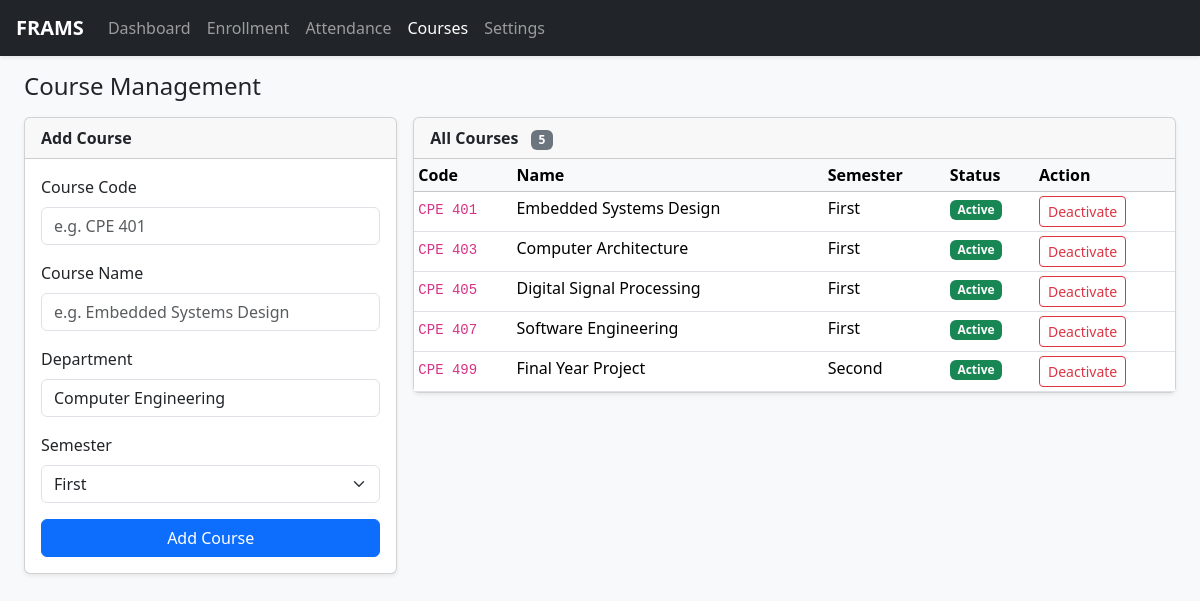
Page /courses/ on the committed database.
### tables this page shows
CREATE TABLE courses (
    id          INTEGER PRIMARY KEY AUTOINCREMENT,
    course_code TEXT    UNIQUE NOT NULL,   -- e.g. CPE 401
    course_name TEXT    NOT NULL,          -- e.g. Embedded Systems Design
    department  TEXT    NOT NULL DEFAULT 'Computer Engineering',
    semester    TEXT    NOT NULL DEFAULT 'First',  -- First | Second
    is_active   INTEGER NOT NULL DEFAULT 1
);

### web/routes/courses.py (the view)
@bp.route('/')
def index():
    db = DatabaseManager()
    return render_template('courses.html', courses=db.list_courses(active_only=False))

### database/db_manager.py (called while the page is built)
    def _connect(self) -> sqlite3.Connection:
        conn = sqlite3.connect(self._db_path, check_same_thread=False)
        conn.row_factory = sqlite3.Row          # rows behave like dicts
        conn.execute("PRAGMA foreign_keys = ON")
        conn.execute("PRAGMA journal_mode = WAL")   # safe concurrent reads
        return conn

    @contextmanager
    def _cursor(self):
        conn = self._connect()
        try:
            cur = conn.cursor()
            yield cur
            conn.commit()
        except Exception:
            conn.rollback()
            raise
        finally:
            conn.close()

    def list_courses(self, active_only: bool = True) -> List[sqlite3.Row]:
        with self._cursor() as cur:
            if active_only:
                cur.execute(
                    "SELECT * FROM courses WHERE is_active = 1 ORDER BY course_code"
                )
            else:
                cur.execute("SELECT * FROM courses ORDER BY course_code")
            return cur.fetchall()

### web/templates/courses.html (shortened to what this page needs)
{% extends "base.html" %}
{% block content %}
<h4 class="mb-3">Course Management</h4>
<div class="row g-3">
  <div class="col-lg-4">
    <div class="card shadow-sm">
      <div class="card-header fw-semibold">Add Course</div>
      <div class="card-body">
        <form method="POST" action="{{ url_for('courses.add') }}">
          <div class="mb-3">
            <label class="form-label">Course Code</label>
            <input type="text" class="form-control" name="course_code" required
                   placeholder="e.g. CPE 401">
          </div>
          <div class="mb-3">
            <label class="form-label">Course Name</label>
            <input type="text" class="form-control" name="course_name" required
                   placeholder="e.g. Embedded Systems Design">
          </div>
          <div class="mb-3">
            <label class="form-label">Department</label>
            <input type="text" class="form-control" name="department"
                   value="Computer Engineering">
          </div>
          <div class="mb-3">
            <label class="form-label">Semester</label>
            <select class="form-select" name="semester">
              <option value="First">First</option>
            </select>
          </div>
          <button type="submit" class="btn btn-primary w-100">Add Course</button>
        </form>
      </div>
    </div>
  </div>
  <div class="col-lg-8">
    <div class="card shadow-sm">
      <div class="card-header fw-semibold">
        All Courses
        <span class="badge bg-secondary ms-2">{{ courses|length }}</span>
      </div>
      <div class="card-body p-0">
        {% if courses %}
        <div class="table-responsive">
          <table class="table table-hover table-sm mb-0">
            <thead class="table-light">
              <tr>
                <th>Code</th>
                <th>Name</th>
                <th>Semester</th>
                <th>Status</th>
                <th>Action</th>
              </tr>
            </thead>
            <tbody>
              {% for c in courses %}
              <tr class="{{ 'text-muted' if not c['is_active'] }}">
                <td><code>{{ c['course_code'] }}</code></td>
                <td>{{ c['course_name'] }}</td>
                <td>{{ c['semester'] }}</td>
                <td>
                  <span class="badge bg-{{ 'success' if c['is_active'] else 'secondary' }}">
                    {{ 'Active' if c['is_active'] else 'Inactive' }}
                  </span>
                </td>
                <td>
                  {% if c['is_active'] %}
                  <form method="POST"
                        action="{{ url_for('courses.delete', course_id=c['id']) }}"
                        class="d-inline"
                        onsubmit="return confirm('Deactivate {{ c['course_code'] }}?')">
                    <button class="btn btn-sm btn-outline-danger">Deactivate</button>
                  </form>
                  {% else %}
                  <span class="text-muted small">—</span>
                  {% endif %}
                </td>
              </tr>
              {% endfor %}
            </tbody>
          </table>
        </div>
        {% else %}
        <div class="text-center text-muted py-4">No courses added yet.</div>
        {% endif %}
      </div>
    </div>
  </div>
</div>
{% endblock %}

### web/templates/base.html (shortened to what this page needs)
<!DOCTYPE html>
<html lang="en">
<head>
  <link rel="stylesheet"
        href="https://cdn.jsdelivr.net/npm/bootstrap@5.3.2/dist/css/bootstrap.min.css">
  <link rel="stylesheet"
        href="{{ url_for('static', filename='style.css') }}">
</head>
<body class="bg-light">
<nav class="navbar navbar-expand-lg navbar-dark bg-dark shadow-sm">
  <div class="container-fluid px-3">
    <a class="navbar-brand fw-bold" href="{{ url_for('dashboard.index') }}">
      FRAMS
    </a>
    <div class="collapse navbar-collapse" id="navMenu">
      <ul class="navbar-nav me-auto mb-2 mb-lg-0">
        <li class="nav-item">
          <a class="nav-link {% if request.endpoint and request.endpoint.startswith('dashboard') %}active{% endif %}"
             href="{{ url_for('dashboard.index') }}">Dashboard</a>
        </li>
        <li class="nav-item">
          <a class="nav-link {% if request.endpoint and request.endpoint.startswith('enrollment') %}active{% endif %}"
             href="{{ url_for('enrollment.index') }}">Enrollment</a>
        </li>
        <li class="nav-item">
          <a class="nav-link {% if request.endpoint and request.endpoint.startswith('attendance') %}active{% endif %}"
             href="{{ url_for('attendance.index') }}">Attendance</a>
        </li>
        <li class="nav-item">
          <a class="nav-link {% if request.endpoint and request.endpoint.startswith('courses') %}active{% endif %}"
             href="{{ url_for('courses.index') }}">Courses</a>
        </li>
        <li class="nav-item">
          <a class="nav-link {% if request.endpoint and request.endpoint.startswith('settings') %}active{% endif %}"
             href="{{ url_for('settings.index') }}">Settings</a>
        </li>
      </ul>
    </div>
  </div>
</nav>
<div class="container-fluid px-4 py-3">
  {% block content %}{% endblock %}
</div>
</body>
</html>

### web/static/style.css (style rules this page uses)
.navbar { position: sticky; top: 0; z-index: 1030; }

### rows in the picture
courses: course_code "CPE 401", course_name "Embedded Systems Design", semester "First", is_active "Active"
courses: course_code "CPE 403", course_name "Computer Architecture", semester "First", is_active "Active"
courses: course_code "CPE 405", course_name "Digital Signal Processing", semester "First", is_active "Active"
courses: course_code "CPE 407", course_name "Software Engineering", semester "First", is_active "Active"
courses: course_code "CPE 499", course_name "Final Year Project", semester "Second", is_active "Active"

### other values in the picture
{{ courses|length }} "5"
